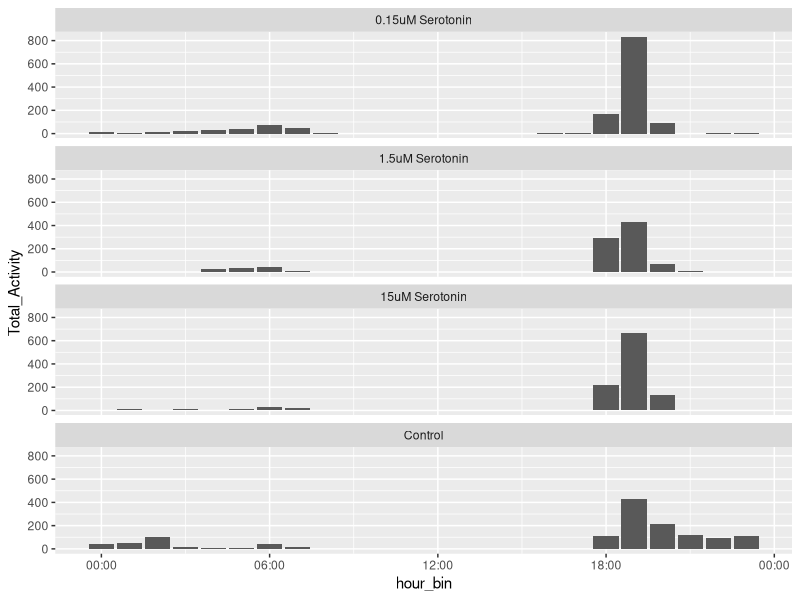

Recreate this plot in R.
## ---- chunk 1
library(readxl)
DAMdata <- read_excel("DAMdata.xlsx")

library(knitr)
invisible(library(kableExtra))

kable(DAMdata, caption = "Table 1: Mosquito circadian activity") %>%
  kable_styling()
## ---- chunk 2
library(readxl)
DAMdatadictionary <- read_excel("DAMdatadictionary.xlsx")

suppressPackageStartupMessages(library(tidyverse))
library(readxl)
invisible(library(dplyr))
invisible(library(kableExtra))

suppressMessages({
  DAMdatadictionary <- read_excel("DAMdatadictionary.xlsx")
  knitr::kable(DAMdatadictionary, caption = "Table 2: Mosquito circadian activity data dictionary") %>%
    kable_styling()
})
## ---- chunk 3

newDAM <- read_excel("DAMdata.xlsx", skip = 1)

## ---- chunk 4

longDAM <-newDAM %>%
  pivot_longer(!Time, names_to = "ID", values_to = "Activity")%>%
   mutate(
    Treatment = case_when(
      as.numeric(str_extract(ID, "\\d+")) <= 8  ~ "Control",
      as.numeric(str_extract(ID, "\\d+")) <= 16 ~ "0.15uM Serotonin",
      as.numeric(str_extract(ID, "\\d+")) <= 24 ~ "1.5uM Serotonin",
      as.numeric(str_extract(ID, "\\d+")) <= 32 ~ "15uM Serotonin",
      TRUE                                          ~ "Other"
    )
  )

kable(head(longDAM), caption = "Table 3: Mosquito circadian activity") %>%
  kable_styling()

## ---- chunk 5
library(lubridate)

sumDAM <- longDAM%>%
  mutate(hour_bin = floor_date(Time, unit="hour")) %>%
  group_by(hour_bin, Treatment) %>%
  summarise(Total_Activity = sum(Activity))

kable(head(sumDAM), caption = "Table 3: Mosquito circadian activity") %>%
  kable_styling()

## ---- chunk 6
library(scales)

ggplot(sumDAM, aes(x=hour_bin, y=Total_Activity))+
  geom_col()+
  facet_wrap(~Treatment, ncol = 1)+
  scale_x_datetime(labels = date_format("%H:%M")) 
